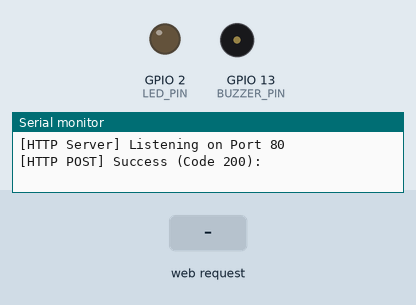
The sketch below on a simulated ESP32. Shown: output pins drawn as LEDs (lit = HIGH), buzzer (waves = sounding), the last lines printed to the serial monitor. The inputs (shaded band) are chosen by the test bench. WiFi joins after 1.5 s; servers stay silent unless stated; uploads are accepted with an empty reply; random numbers use the default seed unless the sketch sets one.

Above: at 2.7 s.
2.8 s: HTTP request GET /cmd?cmd=BEEP received
At 2.87 s:
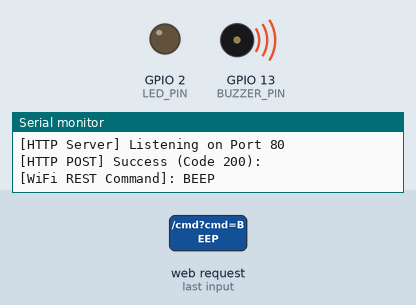
4.4 s: HTTP request GET /cmd?cmd=BEEP received
At 4.47 s:
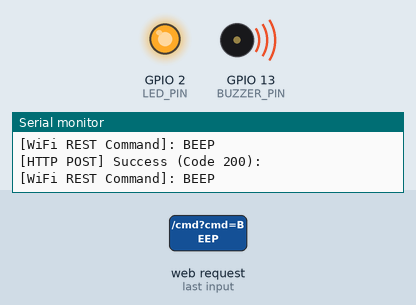
At 5.0 s:
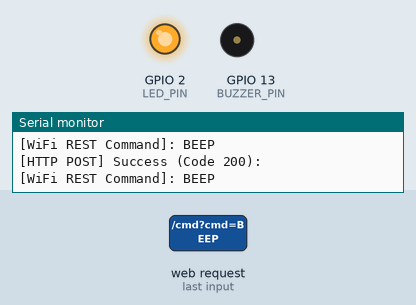
6.0 s: HTTP request GET /cmd?cmd=LED_TOGGLE received
Timing chart, 0 to 13.5 s (numbered marks = the images above; inputs shaded):
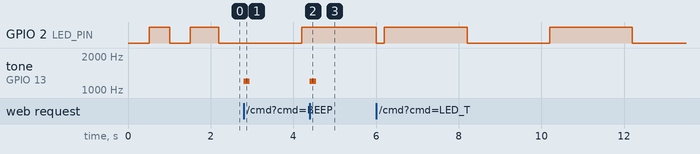

The sketch:

Relivio_ESP32_WiFi.ino
```cpp
/*
 * ==================================================================================
 * Relivio MedPredict - ESP32 WiFi Telemetry & REST Server Firmware
 * Real-time Clinical Data Bridge to Flask Backend
 * ==================================================================================
 *
 * Features:
 * - Connects to local WiFi
 * - Pushes telemetry via HTTP POST to http://<YOUR_FLASK_SERVER_IP>:5000/api/esp32/telemetry
 * - Hosts local REST WebServer at http://<ESP32_IP>/vitals with CORS enabled
 * - Receives and executes remote commands from Relivio MedPredict
 */

#include <WiFi.h>
#include <HTTPClient.h>
#include <WebServer.h>
#include <ESPmDNS.h>
#include <ArduinoJson.h> // Library: ArduinoJson by Benoit Blanchon (or uses snprintf if missing)

// -------------------------------------------------------------
// USER CONFIGURATION (Update with your WiFi & Server Details)
// -------------------------------------------------------------
const char* ssid = "YOUR_WIFI_SSID";
const char* password = "YOUR_WIFI_PASSWORD";

// IP Address of the computer running 'python app.py'
// e.g. "http://192.168.1.105:5000/api/esp32/telemetry"
const char* relivioServerEndpoint = "http://192.168.1.100:5000/api/esp32/telemetry";

#define LED_PIN 2     // Onboard status LED
#define BUZZER_PIN 13 // Piezo buzzer

WebServer server(80);

// Vital Signs State Variables
float bodyTemp = 38.2;
int heartRate = 86;
float spo2 = 97.8;
float humidity = 58.0;
int aqi = 115;
String bloodPressure = "Normal";
String headache = "Yes";
String bodyAche = "Yes";
String fatigue = "Yes";

unsigned long lastHttpPush = 0;
const unsigned long httpPushInterval = 2000; // Push every 2 seconds

void handleRoot() {
  String html = "<!DOCTYPE html><html><head><title>Relivio ESP32 Node</title></head>";
  html += "<body style='font-family:sans-serif; background:#0f172a; color:#f8fafc; padding:2rem; text-align:center;'>";
  html += "<h1>Relivio MedPredict ESP32 WiFi Node</h1>";
  html += "<p>Status: <strong style='color:#10b981;'>ONLINE & ACTIVE</strong></p>";
  html += "<p>JSON Telemetry: <a style='color:#38bdf8;' href='/vitals'>/vitals</a></p>";
  html += "</body></html>";
  server.send(200, "text/html", html);
}

void handleVitalsJson() {
  char buffer[300];
  snprintf(buffer, sizeof(buffer),
    "{\"device_id\":\"ESP32-WIFI-NODE-1\",\"temperature\":%.1f,\"heart_rate\":%d,\"spo2\":%.1f,\"humidity\":%.1f,\"aqi\":%d,\"blood_pressure\":\"%s\",\"headache\":\"%s\",\"body_ache\":\"%s\",\"fatigue\":\"%s\",\"battery_mv\":%d,\"rssi\":%d}",
    bodyTemp, heartRate, spo2, humidity, aqi, bloodPressure.c_str(), headache.c_str(), bodyAche.c_str(), fatigue.c_str(), 4150, (int)WiFi.RSSI()
  );

  server.sendHeader("Access-Control-Allow-Origin", "*");
  server.sendHeader("Access-Control-Allow-Headers", "*");
  server.send(200, "application/json", buffer);
}

void handleCommand() {
  if (server.hasArg("cmd")) {
    String cmd = server.arg("cmd");
    cmd.toUpperCase();
    Serial.print("[WiFi REST Command]: ");
    Serial.println(cmd);

    if (cmd == "LED_TOGGLE") digitalWrite(LED_PIN, !digitalRead(LED_PIN));
    else if (cmd == "LED_ON") digitalWrite(LED_PIN, HIGH);
    else if (cmd == "LED_OFF") digitalWrite(LED_PIN, LOW);
    else if (cmd == "BEEP") tone(BUZZER_PIN, 1200, 150);
    else if (cmd == "FEVER_HIGH") { bodyTemp = 39.2; heartRate = 98; }
    else if (cmd == "FEVER_NORMAL") { bodyTemp = 36.6; heartRate = 72; }

    server.sendHeader("Access-Control-Allow-Origin", "*");
    server.send(200, "application/json", "{\"success\":true,\"executed\":\"" + cmd + "\"}");
  } else {
    server.send(400, "application/json", "{\"error\":\"Missing cmd parameter\"}");
  }
}

void pushTelemetryToRelivioServer() {
  if (WiFi.status() != WL_CONNECTED) return;

  // Add realistic small fluctuations
  float currentTemp = bodyTemp + ((random(-4, 5)) / 50.0);
  int currentHR = heartRate + random(-1, 2);
  float currentSpo2 = constrain(spo2 + (random(-2, 3) / 10.0), 94.0, 100.0);

  char payload[350];
  snprintf(payload, sizeof(payload),
    "{\"device_id\":\"ESP32-WIFI-NODE-1\",\"device_name\":\"ESP32 WiFi Node\",\"temperature\":%.1f,\"heart_rate\":%d,\"spo2\":%.1f,\"humidity\":%.1f,\"aqi\":%d,\"blood_pressure\":\"%s\",\"headache\":\"%s\",\"body_ache\":\"%s\",\"fatigue\":\"%s\",\"battery_mv\":4150,\"rssi\":%d,\"protocol\":\"WiFi-HTTP\"}",
    currentTemp, currentHR, currentSpo2, humidity, aqi, bloodPressure.c_str(), headache.c_str(), bodyAche.c_str(), fatigue.c_str(), (int)WiFi.RSSI()
  );

  HTTPClient http;
  http.begin(relivioServerEndpoint);
  http.addHeader("Content-Type", "application/json");

  int httpCode = http.POST(payload);
  if (httpCode > 0) {
    String response = http.getString();
    Serial.printf("[HTTP POST] Success (Code %d): %s\n", httpCode, response.c_str());
    digitalWrite(LED_PIN, !digitalRead(LED_PIN)); // Flash LED on success
  } else {
    Serial.printf("[HTTP POST] Error: %s\n", http.errorToString(httpCode).c_str());
  }
  http.end();
}

void setup() {
  Serial.begin(115200);
  pinMode(LED_PIN, OUTPUT);
  pinMode(BUZZER_PIN, OUTPUT);
  digitalWrite(LED_PIN, LOW);

  Serial.println("\n==========================================");
  Serial.println("   Relivio MedPredict ESP32 WiFi Node");
  Serial.println("==========================================");

  // Connect to WiFi
  Serial.print("[WiFi] Connecting to: ");
  Serial.println(ssid);
  WiFi.mode(WIFI_STA);
  WiFi.begin(ssid, password);

  int attempts = 0;
  while (WiFi.status() != WL_CONNECTED && attempts < 25) {
    delay(500);
    Serial.print(".");
    digitalWrite(LED_PIN, !digitalRead(LED_PIN));
    attempts++;
  }

  if (WiFi.status() == WL_CONNECTED) {
    digitalWrite(LED_PIN, HIGH);
    Serial.println("\n[WiFi] Connected successfully!");
    Serial.print("[WiFi] IP Address: ");
    Serial.println(WiFi.localIP());

    // Setup mDNS responder
    if (MDNS.begin("esp32-relivio")) {
      Serial.println("[mDNS] Responder started at http://esp32-relivio.local");
    }

    // Configure WebServer routes
    server.on("/", handleRoot);
    server.on("/vitals", handleVitalsJson);
    server.on("/cmd", handleCommand);
    server.begin();
    Serial.println("[HTTP Server] Listening on Port 80");
  } else {
    Serial.println("\n[WiFi] Connection timeout. Running in standalone mode.");
  }
}

void loop() {
  server.handleClient();

  if (millis() - lastHttpPush >= httpPushInterval) {
    lastHttpPush = millis();
    pushTelemetryToRelivioServer();
  }
}
```

Measured:
- after the input at 2.8 s, tone on GPIO 13 (BUZZER_PIN): silent → 1200 Hz at once, → silent 0.15 s later
- after the input at 4.4 s, tone on GPIO 13 (BUZZER_PIN): silent → 1200 Hz at once, → silent 0.15 s later
